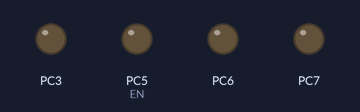
The program below on a simulated ATmega8, built with avr-gcc and emulated at 1 MHz. Shown: output pins drawn as LEDs (lit = HIGH). Pins used as bus, display or sensor lines are not drawn.

Above: at 0.1 s.
At 38.2 s:
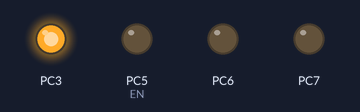
Timing chart, 0 to 40.0 s (numbered marks = the images above):
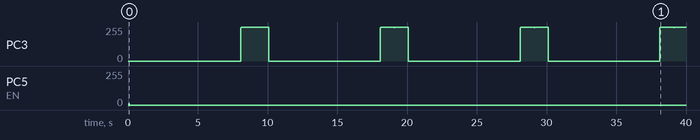

The program:

main.c
```c
#include <avr/io.h>
#include<util/delay.h>
#define RS PC4
#define EN PC5
#define sbi(x,y) x|=_BV(y)
#define cbi(x,y) x&=~(_BV(y))

int sec=0;
int min=9;
int hour=0;


void LCD_Write(unsigned char values,int rs)
{
	rs?(PORTC|=(1<<RS)):(PORTC&=~(1<<RS));
	_delay_us(50);


	//first nibble
	(values & 0x10)?(PORTC|=(1<<PC0)):(PORTC&=~(1<<PC0));
	(values & 0x20)?(PORTC|=(1<<PC1)):(PORTC&=~(1<<PC1));
	(values & 0x40)?(PORTC|=(1<<PC2)):(PORTC&=~(1<<PC2));
	(values & 0x80)?(PORTC|=(1<<PC3)):(PORTC&=~(1<<PC3));


	sbi(PORTC,EN);
	_delay_us(1);
	cbi(PORTC,EN);

	// second nibble


	values=values<<4;
	(values & 0x10)?(PORTC|=(1<<PC0)):(PORTC&=~(1<<PC0));
	(values & 0x20)?(PORTC|=(1<<PC1)):(PORTC&=~(1<<PC1));
	(values & 0x40)?(PORTC|=(1<<PC2)):(PORTC&=~(1<<PC2));
	(values & 0x80)?(PORTC|=(1<<PC3)):(PORTC&=~(1<<PC3));


	sbi(PORTC,EN);
	_delay_us(1);
	cbi(PORTC,EN);


}


void LCD_clear(void)
{
	LCD_Write(0x01,0);		//this clears LCD
	_delay_ms(5);
}

void LCD_goto(unsigned char row,unsigned char column)
{
	if(row==1){
		LCD_Write(0x80+column,0);
	}
	else if(row==2){
		LCD_Write(0xC0+column,0);
	}
}


char chex[] = {'0', '1', '2','3', '4', '5', '6', '7','8','9', 'A', 'B', 'C', 'D', 'E','F'};

void LCD_hex(char n)
{


		LCD_Write(chex[(unsigned char)n & 0xF0],1);
		LCD_Write(chex[(unsigned char)n & 0x0F],1);


}


void LCD_num(int n)
{


    if(n<=9)
    {
		LCD_Write(48,1);
	    LCD_Write(48+n,1);
	 }
	 else if(n<=99)
	 {
		 LCD_Write((n/10)+48,1);
		 LCD_Write((n%10)+48,1);
	}
	else if(n<=999)
	{
		LCD_Write((n/100)+48,1);
		LCD_Write(((n%100)/10)+48,1);
		LCD_Write((n%10)+48,1);
	}
}


void lcd_puts(const char *str){
while(*str!='\0'){
LCD_Write(*str++,1);

}


}


void initLCD(void)
{
	//PORT configuration
	DDRC = 0xFF;
	_delay_ms(15);

	LCD_Write(0x20,0);
	sbi(PORTC,EN);
	_delay_ms(1);
	cbi(PORTC,EN);
	LCD_Write(0x28,0);
	_delay_ms(1);

	LCD_clear();
	LCD_Write(0x0c,0);    //dispaly on , cursor blinking
	_delay_ms(1);


}


int main(void)
{
	initLCD();
	LCD_goto(1,0);
	lcd_puts("AVRLCD 4bit mode");


while(1==1){
LCD_goto(2,0);
LCD_num(hour);
LCD_Write(':',1);
LCD_num(min);
LCD_goto(2,5);
LCD_Write(':',1);
LCD_goto(2,6);
LCD_num(sec);
sec++;

if(sec==60){
	sec=00;
	min++;
if (min==10){
	min=0;
	hour++;
}

}

_delay_ms(1000);

	}
	return 0;
}
```

Measured:
- by itself, PC5 (EN): 0/255 → 8/255 at 0.06 s, → 0/255 0.04 s later
